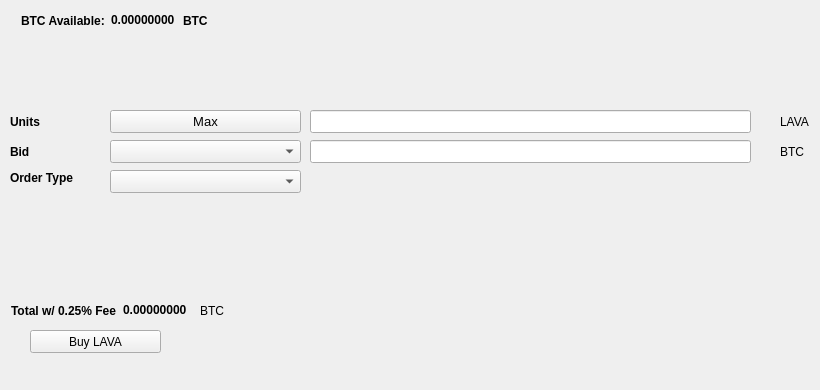
   <widget class="QWidget" name="BuyTab">
    <attribute name="title">
     <string>Buy</string>
    </attribute>
    <widget class="QPushButton" name="BuyRUP">
     <property name="geometry">
      <rect>
       <x>30</x>
       <y>330</y>
       <width>131</width>
       <height>23</height>
      </rect>
     </property>
     <property name="text">
      <string>Buy LAVA</string>
     </property>
     <property name="icon">
      <iconset resource="../lava.qrc">
       <normaloff>:/icons/bitcoin</normaloff>:/icons/bitcoin</iconset>
     </property>
    </widget>
    <widget class="QLabel" name="label_3">
     <property name="geometry">
      <rect>
       <x>10</x>
       <y>110</y>
       <width>46</width>
       <height>23</height>
      </rect>
     </property>
     <property name="font">
      <font>
       <weight>75</weight>
       <bold>true</bold>
      </font>
     </property>
     <property name="text">
      <string>Units</string>
     </property>
    </widget>
    <widget class="QLineEdit" name="UnitsInput">
     <property name="geometry">
      <rect>
       <x>310</x>
       <y>110</y>
       <width>441</width>
       <height>23</height>
      </rect>
     </property>
     <property name="font">
      <font>
       <pointsize>9</pointsize>
       <weight>75</weight>
       <bold>true</bold>
      </font>
     </property>
    </widget>
    <widget class="QLineEdit" name="BuyBidPriceEdit">
     <property name="geometry">
      <rect>
       <x>310</x>
       <y>140</y>
       <width>441</width>
       <height>23</height>
      </rect>
     </property>
     <property name="font">
      <font>
       <pointsize>9</pointsize>
       <weight>75</weight>
       <bold>true</bold>
      </font>
     </property>
    </widget>
    <widget class="QLabel" name="label_4">
     <property name="geometry">
      <rect>
       <x>780</x>
       <y>110</y>
       <width>31</width>
       <height>23</height>
      </rect>
     </property>
     <property name="text">
      <string>LAVA</string>
     </property>
    </widget>
    <widget class="QLabel" name="label_5">
     <property name="geometry">
      <rect>
       <x>780</x>
       <y>140</y>
       <width>31</width>
       <height>23</height>
      </rect>
     </property>
     <property name="text">
      <string>BTC</string>
     </property>
    </widget>
    <widget class="QLabel" name="label_6">
     <property name="geometry">
      <rect>
       <x>10</x>
       <y>140</y>
       <width>46</width>
       <height>23</height>
      </rect>
     </property>
     <property name="font">
      <font>
       <weight>75</weight>
       <bold>true</bold>
      </font>
     </property>
     <property name="text">
      <string>Bid</string>
     </property>
    </widget>
    <widget class="QLabel" name="label_7">
     <property name="geometry">
      <rect>
       <x>10</x>
       <y>170</y>
       <width>91</width>
       <height>16</height>
      </rect>
     </property>
     <property name="font">
      <font>
       <weight>75</weight>
       <bold>true</bold>
      </font>
     </property>
     <property name="text">
      <string>Order Type</string>
     </property>
    </widget>
    <widget class="QPushButton" name="Buy_Max_Amount">
     <property name="geometry">
      <rect>
       <x>110</x>
       <y>110</y>
       <width>191</width>
       <height>23</height>
      </rect>
     </property>
     <property name="font">
      <font>
       <pointsize>10</pointsize>
      </font>
     </property>
     <property name="text">
      <string>Max</string>
     </property>
    </widget>
    <widget class="QComboBox" name="BuyBidcomboBox">
     <property name="geometry">
      <rect>
       <x>110</x>
       <y>140</y>
       <width>191</width>
       <height>23</height>
      </rect>
     </property>
     <property name="font">
      <font>
       <pointsize>10</pointsize>
      </font>
     </property>
    </widget>
    <widget class="QComboBox" name="buyOrdertypeCombo">
     <property name="geometry">
      <rect>
       <x>110</x>
       <y>170</y>
       <width>191</width>
       <height>23</height>
      </rect>
     </property>
     <property name="font">
      <font>
       <pointsize>10</pointsize>
      </font>
     </property>
    </widget>
    <widget class="QWidget" name="layoutWidget1">
     <property name="geometry">
      <rect>
       <x>21</x>
       <y>11</y>
       <width>227</width>
       <height>19</height>
      </rect>
     </property>
     <layout class="QHBoxLayout" name="horizontalLayout_3">
      <item>
       <widget class="QLabel" name="label232">
        <property name="font">
         <font>
          <weight>75</weight>
          <bold>true</bold>
         </font>
        </property>
        <property name="text">
         <string>BTC Available:</string>
        </property>
       </widget>
      </item>
      <item>
       <widget class="QLabel" name="BtcAvailableLbl">
        <property name="palette">
         <palette>
          <active>
           <colorrole role="WindowText">
            <brush brushstyle="SolidPattern">
             <color alpha="255">
              <red>0</red>
              <green>0</green>
              <blue>0</blue>
             </color>
            </brush>
           </colorrole>
           <colorrole role="Button">
            <brush brushstyle="SolidPattern">
             <color alpha="255">
              <red>0</red>
              <green>170</green>
              <blue>0</blue>
             </color>
            </brush>
           </colorrole>
           <colorrole role="Light">
            <brush brushstyle="SolidPattern">
             <color alpha="255">
              <red>0</red>
              <green>255</green>
              <blue>0</blue>
             </color>
            </brush>
           </colorrole>
           <colorrole role="Midlight">
            <brush brushstyle="SolidPattern">
             <color alpha="255">
              <red>0</red>
              <green>212</green>
              <blue>0</blue>
             </color>
            </brush>
           </colorrole>
           <colorrole role="Dark">
            <brush brushstyle="SolidPattern">
             <color alpha="255">
              <red>0</red>
              <green>85</green>
              <blue>0</blue>
             </color>
            </brush>
           </colorrole>
           <colorrole role="Mid">
            <brush brushstyle="SolidPattern">
             <color alpha="255">
              <red>0</red>
              <green>113</green>
              <blue>0</blue>
             </color>
            </brush>
           </colorrole>
           <colorrole role="Text">
            <brush brushstyle="SolidPattern">
             <color alpha="255">
              <red>0</red>
              <green>170</green>
              <blue>0</blue>
             </color>
            </brush>
           </colorrole>
           <colorrole role="BrightText">
            <brush brushstyle="SolidPattern">
             <color alpha="255">
              <red>255</red>
              <green>255</green>
              <blue>255</blue>
             </color>
            </brush>
           </colorrole>
           <colorrole role="ButtonText">
            <brush brushstyle="SolidPattern">
             <color alpha="255">
              <red>0</red>
              <green>0</green>
              <blue>0</blue>
             </color>
            </brush>
           </colorrole>
           <colorrole role="Base">
            <brush brushstyle="SolidPattern">
             <color alpha="255">
              <red>255</red>
              <green>255</green>
              <blue>255</blue>
             </color>
            </brush>
           </colorrole>
           <colorrole role="Window">
            <brush brushstyle="SolidPattern">
             <color alpha="255">
              <red>0</red>
              <green>170</green>
              <blue>0</blue>
             </color>
            </brush>
           </colorrole>
           <colorrole role="Shadow">
            <brush brushstyle="SolidPattern">
             <color alpha="255">
              <red>0</red>
              <green>0</green>
              <blue>0</blue>
             </color>
            </brush>
           </colorrole>
           <colorrole role="AlternateBase">
            <brush brushstyle="SolidPattern">
             <color alpha="255">
              <red>127</red>
              <green>212</green>
              <blue>127</blue>
             </color>
            </brush>
           </colorrole>
           <colorrole role="ToolTipBase">
            <brush brushstyle="SolidPattern">
             <color alpha="255">
              <red>255</red>
              <green>255</green>
              <blue>220</blue>
             </color>
            </brush>
           </colorrole>
           <colorrole role="ToolTipText">
            <brush brushstyle="SolidPattern">
             <color alpha="255">
              <red>0</red>
              <green>0</green>
              <blue>0</blue>
             </color>
            </brush>
           </colorrole>
          </active>
          <inactive>
           <colorrole role="WindowText">
            <brush brushstyle="SolidPattern">
             <color alpha="255">
              <red>0</red>
              <green>0</green>
              <blue>0</blue>
             </color>
            </brush>
           </colorrole>
           <colorrole role="Button">
            <brush brushstyle="SolidPattern">
             <color alpha="255">
              <red>0</red>
              <green>170</green>
              <blue>0</blue>
             </color>
            </brush>
           </colorrole>
           <colorrole role="Light">
            <brush brushstyle="SolidPattern">
             <color alpha="255">
              <red>0</red>
              <green>255</green>
              <blue>0</blue>
             </color>
            </brush>
           </colorrole>
           <colorrole role="Midlight">
            <brush brushstyle="SolidPattern">
             <color alpha="255">
              <red>0</red>
              <green>212</green>
              <blue>0</blue>
             </color>
            </brush>
           </colorrole>
           <colorrole role="Dark">
            <brush brushstyle="SolidPattern">
             <color alpha="255">
              <red>0</red>
              <green>85</green>
              <blue>0</blue>
             </color>
            </brush>
           </colorrole>
           <colorrole role="Mid">
            <brush brushstyle="SolidPattern">
             <color alpha="255">
              <red>0</red>
              <green>113</green>
              <blue>0</blue>
             </color>
            </brush>
           </colorrole>
           <colorrole role="Text">
            <brush brushstyle="SolidPattern">
             <color alpha="255">
              <red>0</red>
              <green>170</green>
              <blue>0</blue>
             </color>
            </brush>
           </colorrole>
           <colorrole role="BrightText">
            <brush brushstyle="SolidPattern">
             <color alpha="255">
              <red>255</red>
              <green>255</green>
              <blue>255</blue>
             </color>
            </brush>
           </colorrole>
           <colorrole role="ButtonText">
            <brush brushstyle="SolidPattern">
             <color alpha="255">
              <red>0</red>
              <green>0</green>
              <blue>0</blue>
             </color>
            </brush>
           </colorrole>
           <colorrole role="Base">
            <brush brushstyle="SolidPattern">
             <color alpha="255">
              <red>255</red>
              <green>255</green>
              <blue>255</blue>
             </color>
            </brush>
           </colorrole>
           <colorrole role="Window">
            <brush brushstyle="SolidPattern">
             <color alpha="255">
              <red>0</red>
              <green>170</green>
              <blue>0</blue>
             </color>
            </brush>
           </colorrole>
           <colorrole role="Shadow">
            <brush brushstyle="SolidPattern">
             <color alpha="255">
              <red>0</red>
              <green>0</green>
              <blue>0</blue>
             </color>
            </brush>
           </colorrole>
           <colorrole role="AlternateBase">
            <brush brushstyle="SolidPattern">
             <color alpha="255">
              <red>127</red>
              <green>212</green>
              <blue>127</blue>
             </color>
            </brush>
           </colorrole>
           <colorrole role="ToolTipBase">
            <brush brushstyle="SolidPattern">
             <color alpha="255">
              <red>255</red>
              <green>255</green>
              <blue>220</blue>
             </color>
            </brush>
           </colorrole>
           <colorrole role="ToolTipText">
            <brush brushstyle="SolidPattern">
             <color alpha="255">
              <red>0</red>
              <green>0</green>
              <blue>0</blue>
             </color>
            </brush>
           </colorrole>
          </inactive>
          <disabled>
           <colorrole role="WindowText">
            <brush brushstyle="SolidPattern">
             <color alpha="255">
              <red>0</red>
              <green>85</green>
              <blue>0</blue>
             </color>
            </brush>
           </colorrole>
           <colorrole role="Button">
            <brush brushstyle="SolidPattern">
             <color alpha="255">
              <red>0</red>
              <green>170</green>
              <blue>0</blue>
             </color>
            </brush>
           </colorrole>
           <colorrole role="Light">
            <brush brushstyle="SolidPattern">
             <color alpha="255">
              <red>0</red>
              <green>255</green>
              <blue>0</blue>
             </color>
            </brush>
           </colorrole>
           <colorrole role="Midlight">
            <brush brushstyle="SolidPattern">
             <color alpha="255">
              <red>0</red>
              <green>212</green>
              <blue>0</blue>
             </color>
            </brush>
           </colorrole>
           <colorrole role="Dark">
            <brush brushstyle="SolidPattern">
             <color alpha="255">
              <red>0</red>
              <green>85</green>
              <blue>0</blue>
             </color>
            </brush>
           </colorrole>
           <colorrole role="Mid">
            <brush brushstyle="SolidPattern">
             <color alpha="255">
              <red>0</red>
              <green>113</green>
              <blue>0</blue>
             </color>
            </brush>
           </colorrole>
           <colorrole role="Text">
            <brush brushstyle="SolidPattern">
             <color alpha="255">
              <red>0</red>
              <green>85</green>
              <blue>0</blue>
             </color>
            </brush>
           </colorrole>
           <colorrole role="BrightText">
            <brush brushstyle="SolidPattern">
             <color alpha="255">
              <red>255</red>
              <green>255</green>
              <blue>255</blue>
             </color>
            </brush>
           </colorrole>
           <colorrole role="ButtonText">
            <brush brushstyle="SolidPattern">
             <color alpha="255">
              <red>0</red>
              <green>85</green>
              <blue>0</blue>
             </color>
            </brush>
           </colorrole>
           <colorrole role="Base">
            <brush brushstyle="SolidPattern">
             <color alpha="255">
              <red>0</red>
              <green>170</green>
              <blue>0</blue>
             </color>
            </brush>
           </colorrole>
           <colorrole role="Window">
            <brush brushstyle="SolidPattern">
             <color alpha="255">
              <red>0</red>
              <green>170</green>
              <blue>0</blue>
             </color>
            </brush>
           </colorrole>
           <colorrole role="Shadow">
            <brush brushstyle="SolidPattern">
             <color alpha="255">
              <red>0</red>
              <green>0</green>
              <blue>0</blue>
             </color>
            </brush>
           </colorrole>
           <colorrole role="AlternateBase">
            <brush brushstyle="SolidPattern">
             <color alpha="255">
              <red>0</red>
              <green>170</green>
              <blue>0</blue>
             </color>
            </brush>
           </colorrole>
           <colorrole role="ToolTipBase">
            <brush brushstyle="SolidPattern">
             <color alpha="255">
              <red>255</red>
              <green>255</green>
              <blue>220</blue>
             </color>
            </brush>
           </colorrole>
           <colorrole role="ToolTipText">
            <brush brushstyle="SolidPattern">
             <color alpha="255">
              <red>0</red>
              <green>0</green>
              <blue>0</blue>
             </color>
            </brush>
           </colorrole>
          </disabled>
         </palette>
        </property>
        <property name="font">
         <font>
          <weight>75</weight>
          <bold>true</bold>
         </font>
        </property>
        <property name="text">
         <string>0.00000000</string>
        </property>
        <property name="textInteractionFlags">
         <set>Qt::LinksAccessibleByMouse|Qt::TextSelectableByKeyboard|Qt::TextSelectableByMouse</set>
        </property>
       </widget>
      </item>
      <item>
       <widget class="QLabel" name="BtcAvailableLbl_2">
        <property name="font">
         <font>
          <weight>75</weight>
          <bold>true</bold>
         </font>
        </property>
        <property name="text">
         <string>BTC</string>
        </property>
       </widget>
      </item>
     </layout>
    </widget>
    <widget class="QWidget" name="layoutWidge2">
     <property name="geometry">
      <rect>
       <x>11</x>
       <y>301</y>
       <width>259</width>
       <height>19</height>
      </rect>
     </property>
     <layout class="QHBoxLayout" name="horizontalLayout_4">
      <item>
       <widget class="QLabel" name="label_9">
        <property name="font">
         <font>
          <weight>75</weight>
          <bold>true</bold>
         </font>
        </property>
        <property name="text">
         <string>Total w/ 0.25% Fee</string>
        </property>
       </widget>
      </item>
      <item>
       <widget class="QLabel" name="BuyCostLabel">
        <property name="palette">
         <palette>
          <active>
           <colorrole role="WindowText">
            <brush brushstyle="SolidPattern">
             <color alpha="255">
              <red>0</red>
              <green>0</green>
              <blue>0</blue>
             </color>
            </brush>
           </colorrole>
           <colorrole role="Button">
            <brush brushstyle="SolidPattern">
             <color alpha="255">
              <red>0</red>
              <green>170</green>
              <blue>0</blue>
             </color>
            </brush>
           </colorrole>
           <colorrole role="Light">
            <brush brushstyle="SolidPattern">
             <color alpha="255">
              <red>0</red>
              <green>255</green>
              <blue>0</blue>
             </color>
            </brush>
           </colorrole>
           <colorrole role="Midlight">
            <brush brushstyle="SolidPattern">
             <color alpha="255">
              <red>0</red>
              <green>212</green>
              <blue>0</blue>
             </color>
            </brush>
           </colorrole>
           <colorrole role="Dark">
            <brush brushstyle="SolidPattern">
             <color alpha="255">
              <red>0</red>
              <green>85</green>
              <blue>0</blue>
             </color>
            </brush>
           </colorrole>
           <colorrole role="Mid">
            <brush brushstyle="SolidPattern">
             <color alpha="255">
              <red>0</red>
              <green>113</green>
              <blue>0</blue>
             </color>
            </brush>
           </colorrole>
           <colorrole role="Text">
            <brush brushstyle="SolidPattern">
             <color alpha="255">
              <red>0</red>
              <green>170</green>
              <blue>0</blue>
             </color>
            </brush>
           </colorrole>
           <colorrole role="BrightText">
            <brush brushstyle="SolidPattern">
             <color alpha="255">
              <red>255</red>
              <green>255</green>
              <blue>255</blue>
             </color>
            </brush>
           </colorrole>
           <colorrole role="ButtonText">
            <brush brushstyle="SolidPattern">
             <color alpha="255">
              <red>0</red>
              <green>0</green>
              <blue>0</blue>
             </color>
            </brush>
           </colorrole>
           <colorrole role="Base">
            <brush brushstyle="SolidPattern">
             <color alpha="255">
              <red>255</red>
              <green>255</green>
              <blue>255</blue>
             </color>
            </brush>
           </colorrole>
           <colorrole role="Window">
            <brush brushstyle="SolidPattern">
             <color alpha="255">
              <red>0</red>
              <green>170</green>
              <blue>0</blue>
             </color>
            </brush>
           </colorrole>
           <colorrole role="Shadow">
            <brush brushstyle="SolidPattern">
             <color alpha="255">
              <red>0</red>
              <green>0</green>
              <blue>0</blue>
             </color>
            </brush>
           </colorrole>
           <colorrole role="AlternateBase">
            <brush brushstyle="SolidPattern">
             <color alpha="255">
              <red>127</red>
              <green>212</green>
              <blue>127</blue>
             </color>
            </brush>
           </colorrole>
           <colorrole role="ToolTipBase">
            <brush brushstyle="SolidPattern">
             <color alpha="255">
              <red>255</red>
              <green>255</green>
              <blue>220</blue>
             </color>
            </brush>
           </colorrole>
           <colorrole role="ToolTipText">
            <brush brushstyle="SolidPattern">
             <color alpha="255">
              <red>0</red>
              <green>0</green>
              <blue>0</blue>
             </color>
            </brush>
           </colorrole>
          </active>
          <inactive>
           <colorrole role="WindowText">
            <brush brushstyle="SolidPattern">
             <color alpha="255">
              <red>0</red>
              <green>0</green>
              <blue>0</blue>
             </color>
            </brush>
           </colorrole>
           <colorrole role="Button">
            <brush brushstyle="SolidPattern">
             <color alpha="255">
              <red>0</red>
              <green>170</green>
              <blue>0</blue>
             </color>
            </brush>
           </colorrole>
           <colorrole role="Light">
            <brush brushstyle="SolidPattern">
             <color alpha="255">
              <red>0</red>
              <green>255</green>
              <blue>0</blue>
             </color>
            </brush>
           </colorrole>
           <colorrole role="Midlight">
            <brush brushstyle="SolidPattern">
             <color alpha="255">
              <red>0</red>
              <green>212</green>
              <blue>0</blue>
             </color>
            </brush>
           </colorrole>
           <colorrole role="Dark">
            <brush brushstyle="SolidPattern">
             <color alpha="255">
              <red>0</red>
              <green>85</green>
              <blue>0</blue>
             </color>
            </brush>
           </colorrole>
           <colorrole role="Mid">
            <brush brushstyle="SolidPattern">
             <color alpha="255">
              <red>0</red>
              <green>113</green>
              <blue>0</blue>
             </color>
            </brush>
           </colorrole>
           <colorrole role="Text">
            <brush brushstyle="SolidPattern">
             <color alpha="255">
              <red>0</red>
              <green>170</green>
              <blue>0</blue>
             </color>
            </brush>
           </colorrole>
           <colorrole role="BrightText">
            <brush brushstyle="SolidPattern">
             <color alpha="255">
              <red>255</red>
              <green>255</green>
              <blue>255</blue>
             </color>
            </brush>
           </colorrole>
           <colorrole role="ButtonText">
            <brush brushstyle="SolidPattern">
             <color alpha="255">
              <red>0</red>
              <green>0</green>
              <blue>0</blue>
             </color>
            </brush>
           </colorrole>
           <colorrole role="Base">
            <brush brushstyle="SolidPattern">
             <color alpha="255">
              <red>255</red>
              <green>255</green>
              <blue>255</blue>
             </color>
            </brush>
           </colorrole>
           <colorrole role="Window">
            <brush brushstyle="SolidPattern">
             <color alpha="255">
              <red>0</red>
              <green>170</green>
              <blue>0</blue>
             </color>
            </brush>
           </colorrole>
           <colorrole role="Shadow">
            <brush brushstyle="SolidPattern">
             <color alpha="255">
              <red>0</red>
              <green>0</green>
              <blue>0</blue>
             </color>
            </brush>
           </colorrole>
           <colorrole role="AlternateBase">
            <brush brushstyle="SolidPattern">
             <color alpha="255">
              <red>127</red>
              <green>212</green>
              <blue>127</blue>
             </color>
            </brush>
           </colorrole>
           <colorrole role="ToolTipBase">
            <brush brushstyle="SolidPattern">
             <color alpha="255">
              <red>255</red>
              <green>255</green>
              <blue>220</blue>
             </color>
            </brush>
           </colorrole>
           <colorrole role="ToolTipText">
            <brush brushstyle="SolidPattern">
             <color alpha="255">
              <red>0</red>
              <green>0</green>
              <blue>0</blue>
             </color>
            </brush>
           </colorrole>
          </inactive>
          <disabled>
           <colorrole role="WindowText">
            <brush brushstyle="SolidPattern">
             <color alpha="255">
              <red>0</red>
              <green>85</green>
              <blue>0</blue>
             </color>
            </brush>
           </colorrole>
           <colorrole role="Button">
            <brush brushstyle="SolidPattern">
             <color alpha="255">
              <red>0</red>
              <green>170</green>
              <blue>0</blue>
             </color>
            </brush>
           </colorrole>
           <colorrole role="Light">
            <brush brushstyle="SolidPattern">
             <color alpha="255">
              <red>0</red>
              <green>255</green>
              <blue>0</blue>
             </color>
            </brush>
           </colorrole>
           <colorrole role="Midlight">
            <brush brushstyle="SolidPattern">
             <color alpha="255">
              <red>0</red>
              <green>212</green>
              <blue>0</blue>
             </color>
            </brush>
           </colorrole>
           <colorrole role="Dark">
            <brush brushstyle="SolidPattern">
             <color alpha="255">
              <red>0</red>
              <green>85</green>
              <blue>0</blue>
             </color>
            </brush>
           </colorrole>
           <colorrole role="Mid">
            <brush brushstyle="SolidPattern">
             <color alpha="255">
              <red>0</red>
              <green>113</green>
              <blue>0</blue>
             </color>
            </brush>
           </colorrole>
           <colorrole role="Text">
            <brush brushstyle="SolidPattern">
             <color alpha="255">
              <red>0</red>
              <green>85</green>
              <blue>0</blue>
             </color>
            </brush>
           </colorrole>
           <colorrole role="BrightText">
            <brush brushstyle="SolidPattern">
             <color alpha="255">
              <red>255</red>
              <green>255</green>
              <blue>255</blue>
             </color>
            </brush>
           </colorrole>
           <colorrole role="ButtonText">
            <brush brushstyle="SolidPattern">
             <color alpha="255">
              <red>0</red>
              <green>85</green>
              <blue>0</blue>
             </color>
            </brush>
           </colorrole>
           <colorrole role="Base">
            <brush brushstyle="SolidPattern">
             <color alpha="255">
              <red>0</red>
              <green>170</green>
              <blue>0</blue>
             </color>
            </brush>
           </colorrole>
           <colorrole role="Window">
            <brush brushstyle="SolidPattern">
             <color alpha="255">
              <red>0</red>
              <green>170</green>
              <blue>0</blue>
             </color>
            </brush>
           </colorrole>
           <colorrole role="Shadow">
            <brush brushstyle="SolidPattern">
             <color alpha="255">
              <red>0</red>
              <green>0</green>
              <blue>0</blue>
             </color>
            </brush>
           </colorrole>
           <colorrole role="AlternateBase">
            <brush brushstyle="SolidPattern">
             <color alpha="255">
              <red>0</red>
              <green>170</green>
              <blue>0</blue>
             </color>
            </brush>
           </colorrole>
           <colorrole role="ToolTipBase">
            <brush brushstyle="SolidPattern">
             <color alpha="255">
              <red>255</red>
              <green>255</green>
              <blue>220</blue>
             </color>
            </brush>
           </colorrole>
           <colorrole role="ToolTipText">
            <brush brushstyle="SolidPattern">
             <color alpha="255">
              <red>0</red>
              <green>0</green>
              <blue>0</blue>
             </color>
            </brush>
           </colorrole>
          </disabled>
         </palette>
        </property>
        <property name="font">
         <font>
          <weight>75</weight>
          <bold>true</bold>
         </font>
        </property>
        <property name="autoFillBackground">
         <bool>false</bool>
        </property>
        <property name="text">
         <string>0.00000000</string>
        </property>
        <property name="textInteractionFlags">
         <set>Qt::LinksAccessibleByMouse|Qt::TextSelectableByMouse</set>
        </property>
       </widget>
      </item>
      <item>
       <widget class="QLabel" name="label_10">
        <property name="font">
         <font>
          <weight>50</weight>
          <bold>false</bold>
         </font>
        </property>
        <property name="text">
         <string>BTC</string>
        </property>
       </widget>
      </item>
     </layout>
    </widget>
    <widget class="QLabel" name="label_24">
     <property name="geometry">
      <rect>
       <x>460</x>
       <y>300</y>
       <width>281</width>
       <height>81</height>
      </rect>
     </property>
     <property name="text">
      <string/>
     </property>
     <property name="pixmap">
      <pixmap>:/images/bittrex</pixmap>
     </property>
    </widget>
   </widget>
